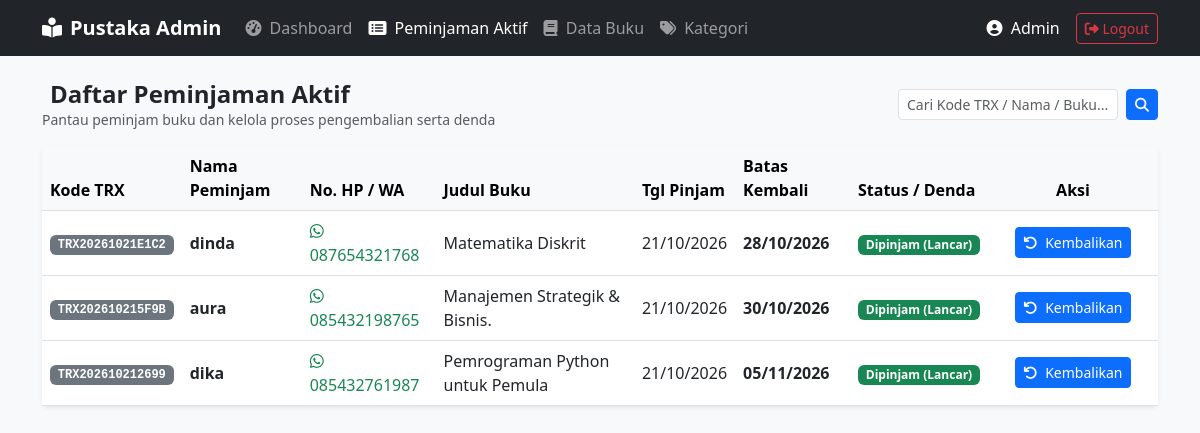
The page /admin/peminjaman.php (signed in) on the database its author committed.
### tables this page shows
CREATE TABLE `peminjaman` (
  `id_peminjaman` int(11) NOT NULL,
  `kode_transaksi` varchar(20) NOT NULL,
  `id_buku` int(11) NOT NULL,
  `nama_peminjam` varchar(150) NOT NULL,
  `no_hp` varchar(20) NOT NULL,
  `tanggal_pengajuan` datetime DEFAULT current_timestamp(),
  `tanggal_pinjam` date DEFAULT NULL,
  `tanggal_kembali_rencana` date NOT NULL,
  `tanggal_kembali_real` date DEFAULT NULL,
  `denda` decimal(10,2) DEFAULT 0.00,
  `status` enum('Pending','Dipinjam','Selesai','Ditolak') DEFAULT 'Pending',
  `created_at` timestamp NOT NULL DEFAULT current_timestamp()
);

CREATE TABLE `buku` (
  `id_buku` int(11) NOT NULL,
  `id_kategori` int(11) NOT NULL,
  `judul_buku` varchar(255) NOT NULL,
  `penulis` varchar(150) NOT NULL,
  `penerbit` varchar(150) DEFAULT NULL,
  `cover_buku` varchar(255) DEFAULT 'cover-default.jpg',
  `stok_total` int(11) NOT NULL DEFAULT 1,
  `stok_tersedia` int(11) NOT NULL DEFAULT 1,
  `created_at` timestamp NOT NULL DEFAULT current_timestamp(),
  `gambar` varchar(255) DEFAULT NULL
);

### admin/peminjaman.php (the view, shortened to what this page needs)
<?php
require_once '../config/database.php';
$search = trim($_GET['search'] ?? '');
$sql = "
    SELECT p.*, b.judul_buku
    FROM peminjaman p
    JOIN buku b ON p.id_buku = b.id_buku
    WHERE p.status = 'Dipinjam'
";
$params = [];
$sql .= " ORDER BY p.tanggal_kembali_rencana ASC";
$stmt = $pdo->prepare($sql);
$stmt->execute($params);
$listDipinjam = $stmt->fetchAll();
?>
<!DOCTYPE html>
<html lang="id">
<head>
    <link href="https://cdn.jsdelivr.net/npm/bootstrap@5.3.0/dist/css/bootstrap.min.css" rel="stylesheet">
    <link rel="stylesheet" href="https://cdnjs.cloudflare.com/ajax/libs/font-awesome/6.4.0/css/all.min.css">
</head>
<body class="bg-light">
    <nav class="navbar navbar-expand-lg navbar-dark bg-dark mb-4">
        <div class="container">
            <a class="navbar-brand fw-bold" href="index.php"><i class="fas fa-book-reader me-2"></i>Pustaka Admin</a>
            <div class="collapse navbar-collapse" id="navbarNav">
                <ul class="navbar-nav me-auto">
                    <li class="nav-item"><a class="nav-link" href="index.php"><i class="fas fa-tachometer-alt me-1"></i> Dashboard</a></li>
                    <li class="nav-item"><a class="nav-link active" href="peminjaman.php"><i class="fas fa-list-alt me-1"></i> Peminjaman Aktif</a></li>
                    <li class="nav-item"><a class="nav-link" href="buku.php"><i class="fas fa-book me-1"></i> Data Buku</a></li>
                    <li class="nav-item"><a class="nav-link" href="kategori.php"><i class="fas fa-tags me-1"></i> Kategori</a></li>
                </ul>
                <div class="d-flex align-items-center text-white">
                    <span class="me-3"><i class="fas fa-user-circle me-1"></i> <?= htmlspecialchars($_SESSION['admin_nama'] ?? 'Admin'); ?></span>
                    <a href="logout.php" class="btn btn-sm btn-outline-danger"><i class="fas fa-sign-out-alt"></i> Logout</a>
                </div>
            </div>
        </div>
    </nav>
    <div class="container mb-5">
        <div class="d-flex flex-column flex-md-row justify-content-between align-items-md-center mb-3 gap-2">
            <div>
                <h4 class="fw-bold mb-0"><i class="fas fa-hand-holding-book text-primary me-2"></i>Daftar Peminjaman Aktif</h4>
                <p class="text-muted small mb-0">Pantau peminjam buku dan kelola proses pengembalian serta denda</p>
            </div>
            <form method="GET" action="peminjaman.php" class="d-flex gap-2" style="max-width: 350px;">
                <input type="text" name="search" class="form-control form-control-sm" placeholder="Cari Kode TRX / Nama / Buku..." value="<?= htmlspecialchars($search); ?>">
                <button type="submit" class="btn btn-sm btn-primary"><i class="fas fa-search"></i></button>
            </form>
        </div>
        <div class="card shadow-sm border-0">
            <div class="card-body p-0">
                <div class="table-responsive">
                    <table class="table table-hover align-middle mb-0">
                        <thead class="table-light">
                            <tr>
                                <th>Kode TRX</th>
                                <th>Nama Peminjam</th>
                                <th>No. HP / WA</th>
                                <th>Judul Buku</th>
                                <th>Tgl Pinjam</th>
                                <th>Batas Kembali</th>
                                <th>Status / Denda</th>
                                <th class="text-center" style="width: 170px;">Aksi</th>
                            </tr>
                        </thead>
                        <tbody>
                            <?php if (empty($listDipinjam)): ?>
                                <tr>
                                    <td colspan="8" class="text-center py-4 text-muted">
                                        <i class="fas fa-folder-open fa-2x mb-2 d-block"></i>
                                        <?= !empty($search) ? 'Data peminjaman tidak ditemukan.' : 'Saat ini tidak ada buku yang sedang dipinjam.'; ?>
                                    </td>
                                </tr>
                            <?php else: ?>
                                <?php foreach ($listDipinjam as $row):
                                    $todayObj = new DateTime();
                                    $dueObj   = new DateTime($row['tanggal_kembali_rencana']);
                                    $isOverdue = $todayObj > $dueObj;
                                    $hariTerlambat = 0;
                                    $denda = 0;
                                ?>
                                    <tr class="<?= $isOverdue ? 'table-danger' : ''; ?>">
                                        <td><span class="badge bg-secondary font-monospace"><?= htmlspecialchars($row['kode_transaksi']); ?></span></td>
                                        <td class="fw-bold"><?= htmlspecialchars($row['nama_peminjam']); ?></td>
                                        <td>
                                            <a href="https://wa.me/<?= preg_replace('/[^0-9]/', '', $row['no_hp']); ?>" target="_blank" class="text-decoration-none text-success">
                                                <i class="fab fa-whatsapp me-1"></i><?= htmlspecialchars($row['no_hp']); ?>
                                            </a>
                                        </td>
                                        <td><?= htmlspecialchars($row['judul_buku']); ?></td>
                                        <td><?= date('d/m/Y', strtotime($row['tanggal_pinjam'])); ?></td>
                                        <td>
                                            <span class="fw-semibold <?= $isOverdue ? 'text-danger' : 'text-dark'; ?>">
                                                <?= date('d/m/Y', strtotime($row['tanggal_kembali_rencana'])); ?>
                                            </span>
                                        </td>
                                        <td>
                                            <?php if ($isOverdue): ?>
                                                <span class="badge bg-danger mb-1">Terlambat <?= $hariTerlambat; ?> Hari</span><br>
                                                <small class="text-danger fw-bold">Denda: Rp <?= number_format($denda, 0, ',', '.'); ?></small>
                                            <?php else: ?>
                                                <span class="badge bg-success">Dipinjam (Lancar)</span>
                                            <?php endif; ?>
                                        </td>
                                        <td class="text-center">
                                            <button class="btn btn-sm btn-primary" data-bs-toggle="modal" data-bs-target="#modalKembali<?= $row['id_peminjaman']; ?>">
                                                <i class="fas fa-undo me-1"></i> Kembalikan
                                            </button>
                                        </td>
                                    </tr>
                                <?php endforeach; ?>
                            <?php endif; ?>
                        </tbody>
                    </table>
                </div>
            </div>
        </div>
    </div>
</body>
</html>

### rows shown on the page
peminjaman: kode_transaksi "TRX20261021E1C2", nama_peminjam "dinda", no_hp "087654321768", id_buku.judul_buku "Matematika Diskrit", tanggal_pinjam "21/10/2026", tanggal_kembali_rencana "28/10/2026", shows "Dipinjam (Lancar)"
peminjaman: kode_transaksi "TRX202610215F9B", nama_peminjam "aura", no_hp "085432198765", id_buku.judul_buku "Manajemen Strategik & Bisnis.", tanggal_pinjam "21/10/2026", tanggal_kembali_rencana "30/10/2026", shows "Dipinjam (Lancar)"
peminjaman: kode_transaksi "TRX202610212699", nama_peminjam "dika", no_hp "085432761987", id_buku.judul_buku "Pemrograman Python untuk Pemula", tanggal_pinjam "21/10/2026", tanggal_kembali_rencana "05/11/2026", shows "Dipinjam (Lancar)"

### other values the page prints
$_SESSION['admin_nama'] "Admin"
